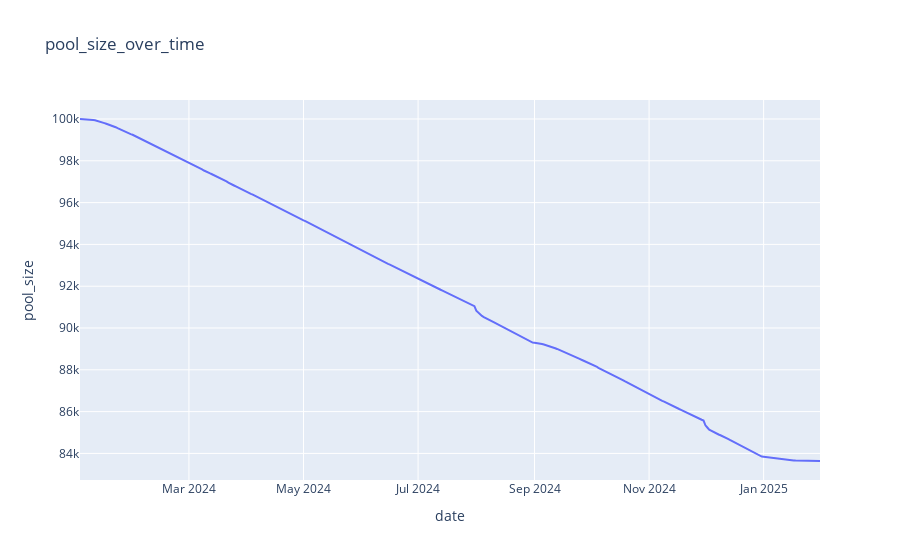

Notebook code for this chart:
### Code cell
fig = px.line(pool_size_data, x="date", y="pool_size", title='pool_size_over_time')
fig.show()

### Figure 1 — Plotly figure (JSON) as saved in the notebook; plotly's stock layout.template omitted (floating-point values rounded to 4 significant figures; data arrays with more than 128 entries replaced by an {"elided": "..."} marker saying what was removed)
{"data": [{"hovertemplate": "date=%{x}<br>pool_size=%{y}<extra></extra>", "legendgroup": "", "line": {"color": "#636efa", "dash": "solid"}, "marker": {"symbol": "circle"}, "mode": "lines", "name": "", "orientation": "v", "showlegend": false, "type": "scatter", "x": {"elided": "395 str values"}, "xaxis": "x", "y": {"elided": "395 int values"}, "yaxis": "y"}], "layout": {"legend": {"tracegroupgap": 0}, "title": {"text": "pool_size_over_time"}, "xaxis": {"anchor": "y", "domain": [0, 1], "title": {"text": "date"}}, "yaxis": {"anchor": "x", "domain": [0, 1], "title": {"text": "pool_size"}}}}
